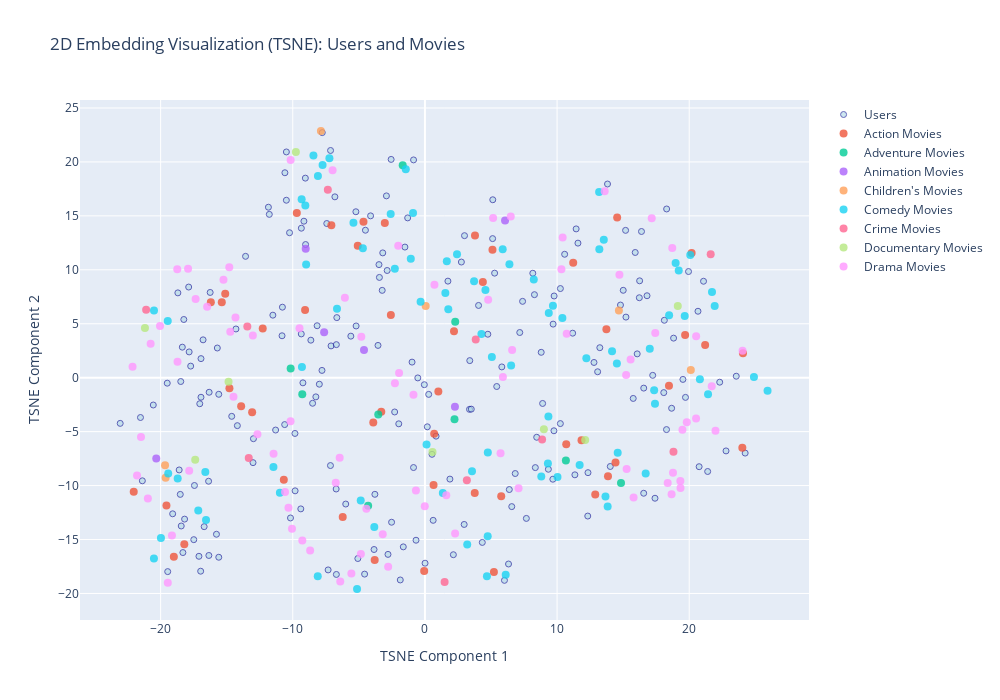

Source (notebook cell):
### Code cell
display_visualization_summary(tsne_result['visualization_results'], tsne_result['quality_report'])

### Figure 1 — Plotly figure (JSON) as saved in the notebook; plotly's stock layout.template omitted (floating-point values rounded to 4 significant figures; data arrays with more than 128 entries replaced by an {"elided": "..."} marker saying what was removed)
{"data": [{"hovertemplate": "<b>%{text}</b><br>X: %{x:.3f}<br>Y: %{y:.3f}<extra></extra>", "marker": {"color": "lightblue", "line": {"color": "darkblue", "width": 1}, "opacity": 0.6, "size": 6}, "mode": "markers", "name": "Users", "text": {"elided": "200 str values"}, "type": "scatter", "x": {"elided": "200 float values"}, "y": {"elided": "200 float values"}}, {"hovertemplate": "<b>%{text}</b><br>Genre: Action<br>X: %{x:.3f}<br>Y: %{y:.3f}<extra></extra>", "marker": {"opacity": 0.8, "size": 8}, "mode": "markers", "name": "Action Movies", "text": ["Firestorm (1998)", "Program, The (1993)", "Fighting Seabees, The (1944)", "Blues Brothers, The (1980)", "Crow: City of Angels, The (1996)", "Death Wish 3 (1985)", "Tarzan the Fearless (1933)", "Let's Get Harry (1986)", "Twin Dragons (Shuang long hui) (1992)", "Fugitive, The (1993)", "Specialist, The (1994)", "Rent-A-Cop (1988)", "13th Warrior, The (1999)", "eXistenZ (1999)", "Titanic (1953)", "Earthquake (1974)", "French Connection, The (1971)", "Mars Attacks! (1996)", "From Dusk Till Dawn (1996)", "Replacement Killers, The (1998)", "Master Ninja I (1984)", "Excalibur (1981)", "Low Down Dirty Shame, A (1994)", "Men in Black (1997)", "Mission: Impossible 2 (2000)", "Hackers (1995)", "African Queen, The (1951)", "Inside (1996)", "Aliens (1986)", "Karate Kid, Part II, The (1986)", "Dr. No (1962)", "Twister (1996)", "Guardian Angel (1994)", "Target (1995)", "Payback (1999)", "Loaded Weapon 1 (1993)", "Hunted, The (1995)", "On Her Majesty's Secret Service (1969)", "Striking Distance (1993)", "Running Scared (1986)", "Indiana Jones and the Temple of Doom (1984)", "Fled (1996)", "Long Kiss Goodnight, The (1996)", "Batman Returns (1992)", "Force 10 from Navarone (1978)", "First Blood (1982)", "Allan Quartermain and the Lost City of Gold (1987)", "Teenage Mutant Ninja Turtles (1990)"], "type": "scatter", "x": [12.89, 13.73, -9.068, 5.221, -13.08, -19.0, 18.47, 21.21, -3.035, -9.695, 0.6517, 1.015, 11.85, -22.04, -4.65, 14.55, -5.082, -12.27, -15.11, -18.21, 14.42, 20.18, -6.221, -3.303, 0.7004, 19.69, 3.769, -14.79, 5.113, 4.383, 24.07, -3.801, 13.85, 24.02, 2.2, -3.909, -2.578, 11.22, -0.05585, 10.69, -13.91, -15.37, 5.774, -10.68, -7.081, -16.2, 3.788, -19.56], "y": [-10.83, 4.48, 6.266, -18.0, -3.196, -16.59, -0.7404, 3.033, 14.35, 15.27, -9.95, -1.288, -5.807, -10.58, 14.45, 14.84, 12.24, 4.567, 7.778, -15.45, -7.856, 11.57, -12.9, -3.158, -5.201, 3.95, -10.69, -0.9873, 11.86, 8.871, 2.274, -16.89, -9.127, -6.504, 4.297, -4.154, 5.809, 10.65, -17.93, -6.18, -2.646, 6.996, -10.98, -9.451, 14.12, 6.991, 13.17, -11.84]}, {"hovertemplate": "<b>%{text}</b><br>Genre: Adventure<br>X: %{x:.3f}<br>Y: %{y:.3f}<extra></extra>", "marker": {"opacity": 0.8, "size": 8}, "mode": "markers", "name": "Adventure Movies", "text": ["Around the World in 80 Days (1956)", "Buddy (1997)", "For Whom the Bell Tolls (1943)", "Second Jungle Book: Mowgli & Baloo, The (1997)", "Wings of Courage (1995)", "Saturn 3 (1979)", "Willy Wonka and the Chocolate Factory (1971)", "Deliverance (1972)", "Macao (1952)"], "type": "scatter", "x": [14.84, 10.67, -3.531, 2.292, -9.281, 2.238, -4.297, -1.681, -10.16], "y": [-9.75, -7.676, -3.416, 5.187, -1.543, -3.861, -11.87, 19.68, 0.8421]}, {"hovertemplate": "<b>%{text}</b><br>Genre: Animation<br>X: %{x:.3f}<br>Y: %{y:.3f}<extra></extra>", "marker": {"opacity": 0.8, "size": 8}, "mode": "markers", "name": "Animation Movies", "text": ["Alice in Wonderland (1951)", "Anastasia (1997)", "Saludos Amigos (1943)", "Steamboat Willie (1940)", "Snow White and the Seven Dwarfs (1937)", "Dumbo (1941)"], "type": "scatter", "x": [6.064, 2.272, -9.021, -20.33, -4.612, -7.626], "y": [14.56, -2.699, 11.95, -7.501, 2.563, 4.218]}, {"hovertemplate": "<b>%{text}</b><br>Genre: Children's<br>X: %{x:.3f}<br>Y: %{y:.3f}<extra></extra>", "marker": {"opacity": 0.8, "size": 8}, "mode": "markers", "name": "Children's Movies", "text": ["Simple Wish, A (1997)", "Adventures of Milo and Otis, The (1986)", "Honey, I Blew Up the Kid (1992)", "That Darn Cat! (1965)", "Freaky Friday (1977)", "First Kid (1996)"], "type": "scatter", "x": [20.12, 14.68, -19.67, -19.62, 0.05821, -7.871], "y": [0.7159, 6.223, -8.115, -9.28, 6.648, 22.87]}, {"hovertemplate": "<b>%{text}</b><br>Genre: Comedy<br>X: %{x:.3f}<br>Y: %{y:.3f}<extra></extra>", "marker": {"opacity": 0.8, "size": 8}, "mode": "markers", "name": "Comedy Movies", "text": ["Hillbillys in a Haunted House (1967)", "Butcher's Wife, The (1991)", "Heartburn (1986)", "Jimmy Hollywood (1994)", "Hollywood Knights, The (1980)", "Shall We Dance? (Shall We Dansu?) (1996)", "Air Up There, The (1994)", "Different for Girls (1996)", "SubUrbia (1997)", "Life with Mikey (1993)", "Swimming with Sharks (1995)", "Open Season (1996)", "My Cousin Vinny (1992)", "Diner (1982)", "Stiff Upper Lips (1998)", "Twin Town (1997)", "With Honors (1994)", "Fools Rush In (1997)", "Cosi (1996)", "Vampire in Brooklyn (1995)", "Raven, The (1963)", "Jeanne and the Perfect Guy (Jeanne et le garçon formidable) (1998)", "Fever Pitch (1997)", "National Lampoon's Senior Trip (1995)", "Stay Tuned (1992)", "Fierce Creatures (1997)", "Headless Body in Topless Bar (1995)", "Dog Park (1998)", "Mighty Aphrodite (1995)", "Emma (1996)", "Police Academy 5: Assignment: Miami Beach (1988)", "Big Lebowski, The (1998)", "Pushing Hands (1992)", "For Richer or Poorer (1997)", "Young Frankenstein (1974)", "Mrs. Winterbourne (1996)", "Radio Days (1987)", "Angus (1995)", "My Chauffeur (1986)", "House (1986)", "Election (1999)", "Junk Mail (1997)", "Addams Family Values (1993)", "Associate, The (1996)", "Simpatico (1999)", "Superstar (1999)", "Stardust Memories (1980)", "Wings of Desire (Der Himmel über Berlin) (1987)", "A Chef in Love (1996)", "Kingpin (1996)", "Dracula: Dead and Loving It (1995)", "Holiday Inn (1942)", "Tainted (1998)", "Yojimbo (1961)", "Picture Perfect (1997)", "Little Bit of Soul, A (1998)", "You So Crazy (1994)", "Myth of Fingerprints, The (1997)", "Death Becomes Her (1992)", "Ready to Wear (Pret-A-Porter) (1994)", "Smile Like Yours, A (1997)", "Roadside Prophets (1992)", "Visitors, The (Les Visiteurs) (1993)", "Crimes and Misdemeanors (1989)", "And Now for Something Completely Different (1971)", "SLC Punk! (1998)", "Peter's Friends (1992)", "This Is Spinal Tap (1984)", "Another Stakeout (1993)", "Vegas Vacation (1997)", "Brothers McMullen, The (1995)", "Police Academy 4: Citizens on Patrol (1987)", "Airplane! (1980)", "Arthur (1981)", "Corrina, Corrina (1994)", "Delicatessen (1991)", "Rendezvous in Paris (Rendez-vous de Paris, Les) (1995)", "Whipped (2000)", "For Love of the Game (1999)", "Chasers (1994)", "You've Got Mail (1998)", "Guantanamera (1994)", "Fast Times at Ridgemont High (1982)", "Billy's Hollywood Screen Kiss (1997)"], "type": "scatter", "x": [13.2, -19.98, -9.307, 0.1232, 16.7, 3.718, -19.43, 3.562, -5.137, 13.54, -7.745, 4.751, -1.449, 13.18, -20.51, 20.08, -7.229, 21.72, 9.688, 1.356, 9.345, -8.11, -3.832, 21.93, 21.43, 24.9, 6.523, -6.654, -5.409, 19.21, 10.4, -1.069, -17.15, 6.112, -20.5, -18.71, -8.437, -9.329, 11.71, 17.01, 6.394, -19.46, 14.53, 9.307, 17.35, 8.238, 25.93, 2.429, 20.81, 14.16, -8.989, 1.545, 18.48, -2.59, 8.806, -0.8987, 12.22, 4.693, 14.59, -0.3271, -10.98, -2.277, 4.58, 1.657, -4.858, 5.065, 13.66, 4.759, 18.97, 10.03, -8.097, 1.768, 9.373, 5.884, 19.66, -16.56, 3.202, 4.275, -9.05, -11.46, 13.83, 17.41, -4.697, -16.62], "y": [11.92, -14.85, 0.9937, -6.191, -8.89, 8.951, -8.873, -8.661, -19.59, 12.78, 19.72, -14.7, 19.31, 17.21, -16.75, 11.38, 20.35, 7.949, 6.659, -10.68, -3.591, -18.41, -13.84, 6.642, -1.524, 0.06804, 1.125, 6.4, 14.36, 9.926, 5.524, 11.03, -12.3, -18.27, 6.23, -9.35, 20.59, 16.54, -8.102, 2.692, 10.52, 5.265, 1.308, -7.956, -1.156, 9.093, -1.208, 11.45, -0.1337, 2.459, 10.5, 7.846, 5.786, 15.16, -9.148, 15.27, 1.794, -18.41, -6.965, 7.028, -10.67, 10.09, 8.137, 10.79, -11.37, 1.917, -11.02, -6.925, 10.63, -9.204, 18.69, 6.352, 5.987, 11.9, 5.712, -13.19, -15.46, 4.061, 15.95, -8.274, -11.95, -2.417, 11.99, -8.735]}, {"hovertemplate": "<b>%{text}</b><br>Genre: Crime<br>X: %{x:.3f}<br>Y: %{y:.3f}<extra></extra>", "marker": {"opacity": 0.8, "size": 8}, "mode": "markers", "name": "Crime Movies", "text": ["This World, Then the Fireworks (1996)", "On the Waterfront (1954)", "Monument Ave. (1998)", "Sleepers (1996)", "Reservoir Dogs (1992)", "Lured (1947)", "Psycho (1998)", "Amateur (1994)", "Henry: Portrait of a Serial Killer (1990)", "Jackie Brown (1997)"], "type": "scatter", "x": [-21.1, -13.33, 21.62, -13.44, 3.844, 3.173, 1.489, 8.868, -7.348, 18.81], "y": [6.309, -7.45, 11.44, 4.742, 3.535, -9.506, -18.94, -5.729, 17.42, -6.869]}, {"hovertemplate": "<b>%{text}</b><br>Genre: Documentary<br>X: %{x:.3f}<br>Y: %{y:.3f}<extra></extra>", "marker": {"opacity": 0.8, "size": 8}, "mode": "markers", "name": "Documentary Movies", "text": ["Message to Love: The Isle of Wight Festival (1996)", "Arguing the World (1996)", "Tigrero: A Film That Was Never Made (1994)", "Small Wonders (1996)", "Perfect Candidate, A (1996)", "Sonic Outlaws (1995)", "Koyaanisqatsi (1983)", "Source, The (1999)"], "type": "scatter", "x": [-9.765, -17.38, 19.14, 12.13, -21.19, 0.5729, 9.003, -14.86], "y": [20.93, -7.612, 6.649, -5.782, 4.6, -6.881, -4.786, -0.3784]}, {"hovertemplate": "<b>%{text}</b><br>Genre: Drama<br>X: %{x:.3f}<br>Y: %{y:.3f}<extra></extra>", "marker": {"opacity": 0.8, "size": 8}, "mode": "markers", "name": "Drama Movies", "text": ["First Love, Last Rites (1997)", "Bicycle Thief, The (Ladri di biciclette) (1948)", "Death and the Maiden (1994)", "Race the Sun (1996)", "Twelve Monkeys (1995)", "October Sky (1999)", "Tex (1982)", "Higher Learning (1995)", "Welcome To Sarajevo (1997)", "Education of Little Tree, The (1997)", "Open Your Eyes (Abre los ojos) (1997)", "Nadja (1994)", "Barry Lyndon (1975)", "Nixon (1995)", "Children of Paradise (Les enfants du paradis) (1945)", "Sense and Sensibility (1995)", "Blood & Wine (1997)", "Caligula (1980)", "Brief Encounter (1946)", "Mad Love (1995)", "Matewan (1987)", "Halfmoon (Paul Bowles - Halbmond) (1995)", "Roula (1995)", "Finding North (1999)", "Soldier's Story, A (1984)", "Whatever (1998)", "Strawberry and Chocolate (Fresa y chocolate) (1993)", "Parallel Sons (1995)", "High Art (1998)", "Othello (1995)", "Ponette (1996)", "Ladybird Ladybird (1994)", "Phenomenon (1996)", "Go Fish (1994)", "Anna and the King (1999)", "Dance with Me (1998)", "Time to Kill, A (1996)", "Holy Smoke (1999)", "Apple, The (Sib) (1998)", "Nineteen Eighty-Four (1984)", "Heavy (1995)", "Man for All Seasons, A (1966)", "Kika (1993)", "Zed & Two Noughts, A (1985)", "Streetcar Named Desire, A (1951)", "Oscar and Lucinda (a.k.a. Oscar & Lucinda) (1997)", "Voyage of the Damned (1976)", "Soldier's Daughter Never Cries, A (1998)", "Browning Version, The (1994)", "Schindler's List (1993)", "Moll Flanders (1996)", "Priest (1994)", "Proprietor, The (1996)", "Funeral, The (1996)", "Gambler, The (A Játékos) (1997)", "My Family (1995)", "Six Degrees of Separation (1993)", "Secret of Roan Inish, The (1994)", "Harvest (1998)", "Love Affair (1994)", "Walkabout (1971)", "Poison (1991)", "Mommie Dearest (1981)", "Hamlet (1996)", "Red Sorghum (Hong Gao Liang) (1987)", "After Life (1998)", "Beloved (1998)", "Guinevere (1999)", "Two Jakes, The (1990)", "Limbo (1999)", "Mo' Better Blues (1990)", "Gentleman's Agreement (1947)", "Coming Apart (1969)", "Penitentiary II (1982)", "Extreme Measures (1996)", "Hurricane, The (1999)", "Ratchet (1996)", "Winslow Boy, The (1998)", "Unbearable Lightness of Being, The (1988)", "Practical Magic (1998)", "Apostle, The (1997)"], "type": "scatter", "x": [-13.02, -8.686, -2.27, -6.987, 18.67, 5.901, -9.278, 19.49, 21.7, -19.14, 6.6, 4.785, 21.99, -4.813, -20.76, -15.25, -4.848, -22.13, 24.04, -17.35, -12.68, 19.34, -9.492, 18.72, -10.16, -4.43, 20.53, -20.97, 15.26, 15.79, -18.72, -10.17, 18.37, 13.6, -14.49, 19.33, 10.33, -6.057, -2.782, -5.567, 15.23, -14.34, -10.33, -20.05, 17.43, 1.617, -0.01279, -0.8666, -0.6822, 19.82, -10.59, -21.79, -6.749, -2.02, 5.16, 14.72, -1.956, 2.284, 20.52, 18.77, 15.57, -16.48, 17.16, -6.406, -14.8, 10.42, 7.086, -19.46, 0.7207, -10.06, -11.45, 5.722, -21.49, 10.73, -6.452, -17.93, -17.84, -14.73, -3.193, -18.74, 6.495], "y": [3.915, -16.01, -0.5261, 19.23, -10.81, 0.06394, -15.1, -4.823, -0.7909, -14.62, 2.575, 7.235, -4.916, 3.785, 3.143, 9.067, -16.35, 1.005, 2.506, 7.287, -5.243, -10.22, 4.592, 12.01, 20.18, -12.15, 3.851, -11.19, -8.458, -11.09, 1.469, -4.033, -9.75, 17.29, -1.773, -9.582, 10.04, 7.405, -17.52, -18.15, 0.248, 5.581, -12.04, 4.785, 4.136, -10.89, -11.91, -1.579, -10.47, -4.128, -10.59, -9.07, -9.73, 12.23, 14.81, 9.534, 0.4273, -14.44, -3.789, -8.811, 1.677, 6.578, 14.78, -18.89, 10.24, 13.0, -10.24, -19.01, 8.624, -14.01, -7.043, -7.009, -5.502, 4.077, -7.429, 10.09, -8.615, 4.251, -14.52, 10.05, 14.94]}], "layout": {"height": 700, "hovermode": "closest", "showlegend": true, "title": {"text": "2D Embedding Visualization (TSNE): Users and Movies"}, "width": 1000, "xaxis": {"title": {"text": "TSNE Component 1"}}, "yaxis": {"title": {"text": "TSNE Component 2"}}}}
